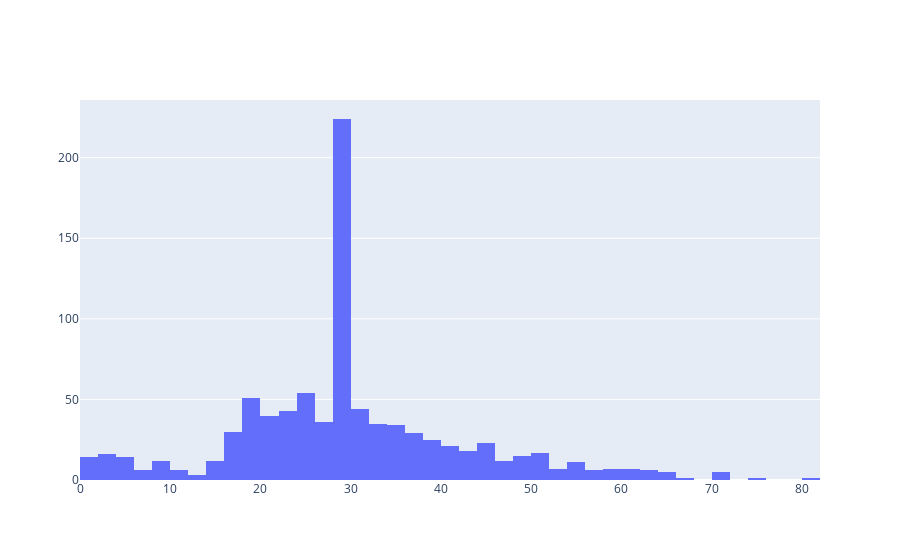

The notebook cell this image was saved under:
### Code cell
trace=go.Histogram(x=final_data['Age'])
fig=go.Figure(data=[trace])
iplot(fig)

### Figure 1 — Plotly figure (JSON) as saved in the notebook; plotly's stock layout.template omitted (floating-point values rounded to 4 significant figures; data arrays with more than 128 entries replaced by an {"elided": "..."} marker saying what was removed)
{"data": [{"type": "histogram", "x": {"elided": "891 float values"}}], "layout": {}}
